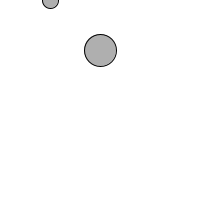
Frame 1 (no input)
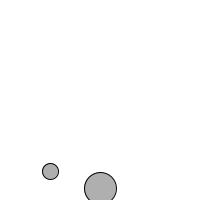
Frame 60 (the mouse pressed at the canvas centre just before this capture)
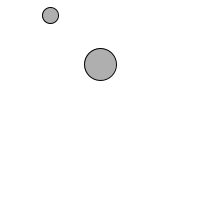
Frame 120 (the mouse held since frame 60 and released just before this capture)

The Processing sketch that drew these frames (run headless with seeded random() and noise(); from frame 60 on, the mouse is pressed at the canvas centre):

// Processing sketch: chapter_8_5
// ── chapter_8_5.pde
Ball ball1;
Ball ball2;

float gravity = 0.1;

void setup(){
	size(200, 200);
	smooth();

	// create new ball objs
	ball1 = new Ball(50,0,16);
	ball2 = new Ball(100,50,32);
}

void draw(){

	background(255);

	ball1.display();
	ball2.display();

	ball1.update();
	ball2.update();
		
}
// ── ball.pde
class Ball {
	float x;
	float y;
	float speed;
	float w; 

	Ball(float tempX, float tempY, float tempW) {
		x = tempX;
		y = tempY;
		w = tempW;
		speed = 0;
	}

	void display(){
		fill(175);
		stroke(0);
		ellipse(x, y, w, w);
	}

	void update() {
		y = y + speed;
		speed = speed + gravity;

		if (y>height){
			speed = speed *-0.95;
		}
	}
}
